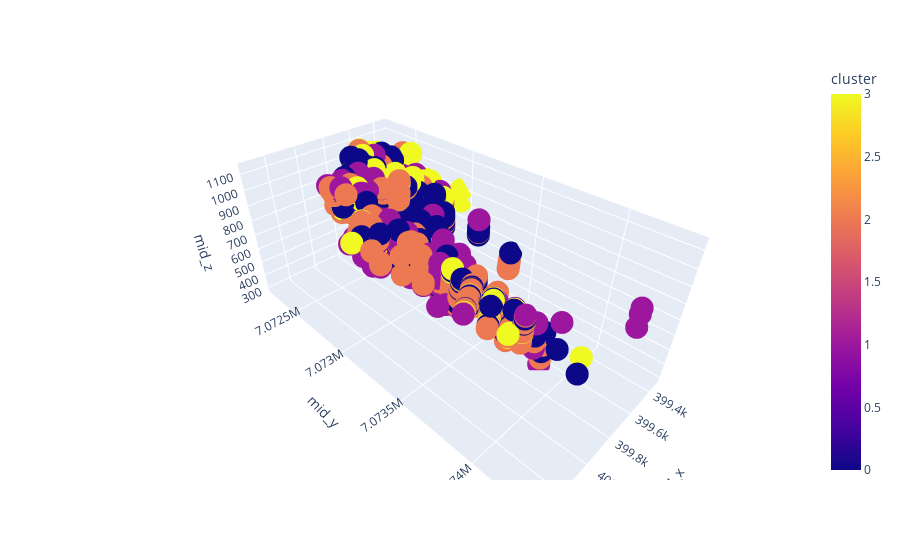

The notebook cell this image was saved under:
### Code cell
fig = px.scatter_3d(clustered_geomet_db,
                   x = 'mid_x',
                   y = 'mid_y',
                   z = 'mid_z',
                   color = 'cluster')

fig.show()

### Figure 1 — Plotly figure (JSON) as saved in the notebook; plotly's stock layout.template omitted (floating-point values rounded to 4 significant figures; data arrays with more than 128 entries replaced by an {"elided": "..."} marker saying what was removed)
{"data": [{"hovertemplate": "mid_x=%{x}<br>mid_y=%{y}<br>mid_z=%{z}<br>cluster=%{marker.color}<extra></extra>", "legendgroup": "", "marker": {"color": {"elided": "1888 int values"}, "coloraxis": "coloraxis", "symbol": "circle"}, "mode": "markers", "name": "", "scene": "scene", "showlegend": false, "type": "scatter3d", "x": {"elided": "1888 float values"}, "y": {"elided": "1888 float values"}, "z": {"elided": "1888 float values"}}], "layout": {"coloraxis": {"colorbar": {"title": {"text": "cluster"}}, "colorscale": [[0, "#0d0887"], [0.1111, "#46039f"], [0.2222, "#7201a8"], [0.3333, "#9c179e"], [0.4444, "#bd3786"], [0.5556, "#d8576b"], [0.6667, "#ed7953"], [0.7778, "#fb9f3a"], [0.8889, "#fdca26"], [1, "#f0f921"]]}, "legend": {"tracegroupgap": 0}, "margin": {"t": 60}, "scene": {"domain": {"x": [0, 1], "y": [0, 1]}, "xaxis": {"title": {"text": "mid_x"}}, "yaxis": {"title": {"text": "mid_y"}}, "zaxis": {"title": {"text": "mid_z"}}}}}
